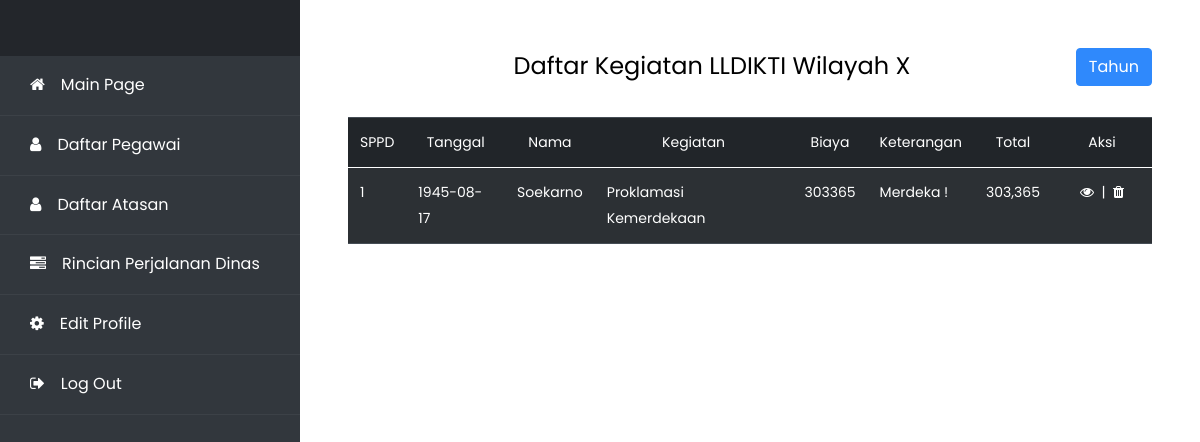
Page /Admin/kegiatantahun.php?inp=1945-08-17 on the committed database.
### tables this page shows
CREATE TABLE `kegiatan` (
  `sppd` int(11) NOT NULL,
  `tanggal` date NOT NULL,
  `nama` varchar(100) NOT NULL,
  `kegiatan` varchar(100) NOT NULL,
  `biaya` varchar(100) DEFAULT NULL,
  `keterangan` text NOT NULL,
  `nip_pegawai` varchar(20) NOT NULL,
  `bendahara_pengeluaran` varchar(60) NOT NULL,
  `pejabat_pembuat_komitmen` varchar(60) NOT NULL,
  `terbilang` varchar(50) NOT NULL,
  `bendahara_pengeluaran_pembantu` varchar(50) NOT NULL,
  `total` int(11) NOT NULL,
  `yearmonth` varchar(50) NOT NULL
);

### Admin/kegiatantahun.php (the view, shortened to what this page needs)
<!DOCTYPE html>
<html>
<head>
      <link href="https://cdn.jsdelivr.net/npm/bootstrap@5.0.0-beta1/dist/css/bootstrap.min.css" rel="stylesheet">
      <link rel="stylesheet" href="https://cdnjs.cloudflare.com/ajax/libs/font-awesome/4.7.0/css/font-awesome.min.css">
      <link rel="stylesheet" href="https://stackpath.bootstrapcdn.com/font-awesome/4.7.0/css/font-awesome.min.css">
      <link rel="stylesheet" href="https://maxcdn.bootstrapcdn.com/bootstrap/4.5.2/css/bootstrap.min.css">
      <link rel="stylesheet" href="../style/css/style.css">
</head>
<body>
      <div class="wrapper d-flex align-items-stretch">
      	<?php include 'header.php'; ?>
            <div id="content" class="p-4 p-md-5 pt-5">
              <div class="btn-group" role="group" aria-label="Basic example" style="float: right;">
                <button type="button" class="btn btn-primary" onclick="ShowBulan()">Tahun</button>
              </div>
              <h4 align="center">Daftar Kegiatan LLDIKTI Wilayah X</h4>
                <br>
                <table class="table table-dark table-striped" align="center" id="data">
                  <thead>
                  <tr align="center">
                    <td>SPPD</td>
                    <td>Tanggal</td>
                    <td>Nama</td>
                    <td>Kegiatan</td>
                    <td>Biaya</td>
                    <td>Keterangan</td>
                    <td>Total</td>
                    <td style="width: 100px;">Aksi</td>
                  </tr>
                  </thead>
                  <?php
                    if (isset($_GET['inp'])) {
                        $pro = $_GET['inp'];
                        include '../koneksi.php';
                        $query = mysqli_query($koneksi, "SELECT * FROM kegiatan WHERE year(kegiatan.tanggal) = '$pro'")or die(mysqli_error());
                        while($data = mysqli_fetch_assoc($query)){
                  ?>
                  <tbody>
                  <tr id="tampil">
                    <td><?php echo $data['sppd'];?></td>
                    <td><?php echo $data['tanggal'];?></td>
                    <td><?php echo $data['nama'];?></td>
                    <td><?php echo $data['kegiatan'];?></td>
                    <td><?php echo $data['biaya'];?></td>
                    <td><?php echo $data['keterangan'];?></td>
                    <td><?php echo number_format($data['total']);?></td>
                    <td align="center">
                          <a href="output.php?sppd=<?php echo $data['sppd']; ?>"><i class="fa fa-eye text-white"></i></a>
                          &nbsp;|&nbsp;
                          <a href="../Proses/Pegawai/hapuskegiatan.php?sppd=<?php echo $data['sppd']; ?>"><i class="fa fa-trash text-white"></i></a>
                    </td>
                  </tr>
                  </tbody>
                  <?php }} ?>
                </table>
            </div>
      </div>
</body>
</html>

### rows in the picture
kegiatan: sppd "1", tanggal "1945-08-17", nama "Soekarno", kegiatan "Proklamasi Kemerdekaan", biaya "303365", keterangan "Merdeka !", total "303,365"
